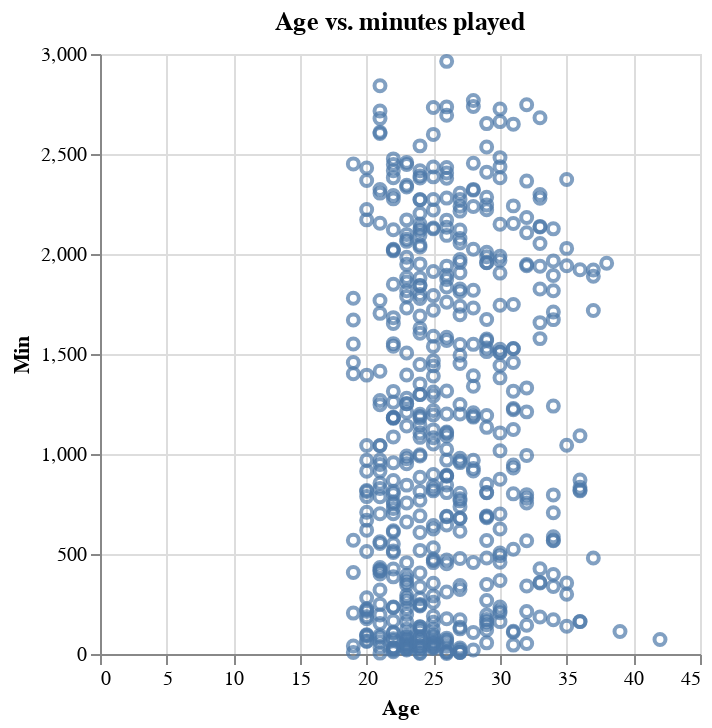

Write notebook code for a chart like this one.
### Markdown cell above
One interesting fact would be to see the number of minutes played in relation with the age of the player.

### Code cell
alt.Chart(basketball_data).mark_point().encode(
    x='Age:Q',
    y='Min:Q'
).properties(
    title="Age vs. minutes played"
)

### Figure 1 — Vega-Lite specification as saved in the notebook (floating-point values rounded to 4 significant figures; data arrays with more than 128 entries replaced by an {"elided": "..."} marker saying what was removed)
{"config": {"view": {"continuousWidth": 300, "continuousHeight": 300}}, "data": {"name": "data-90dab78b69640e221de2f2797dcbf227"}, "mark": {"type": "point"}, "encoding": {"x": {"field": "Age", "type": "quantitative"}, "y": {"field": "Min", "type": "quantitative"}}, "title": "Age vs. minutes played", "$schema": "https://vega.github.io/schema/vega-lite/v5.16.3.json", "datasets": {"data-90dab78b69640e221de2f2797dcbf227": {"elided": "534 records"}}}
